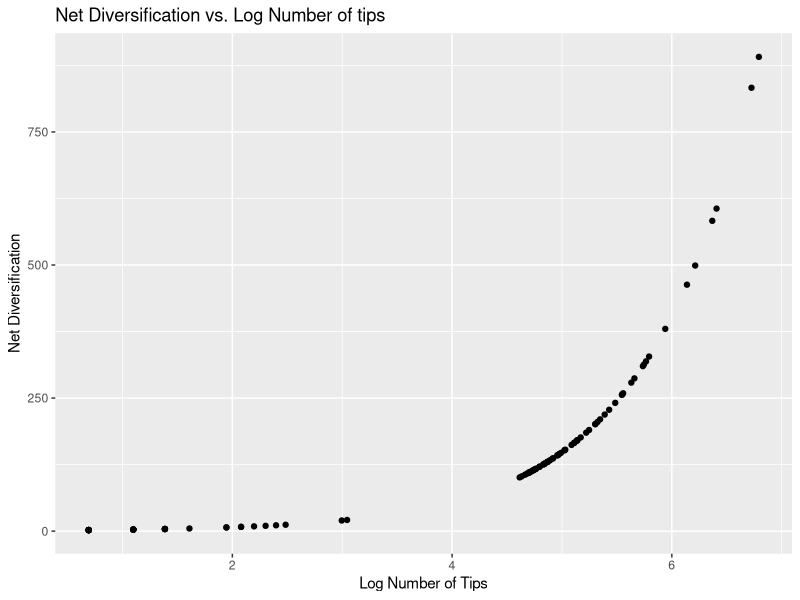
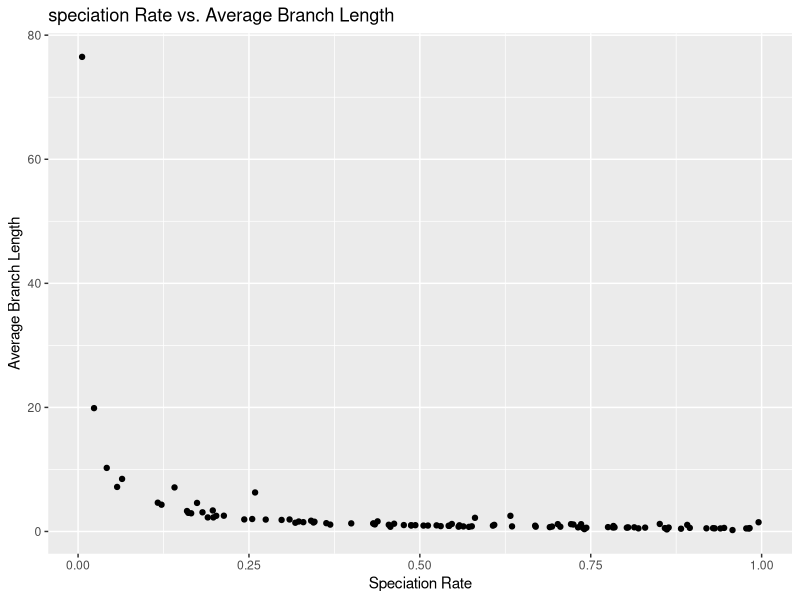
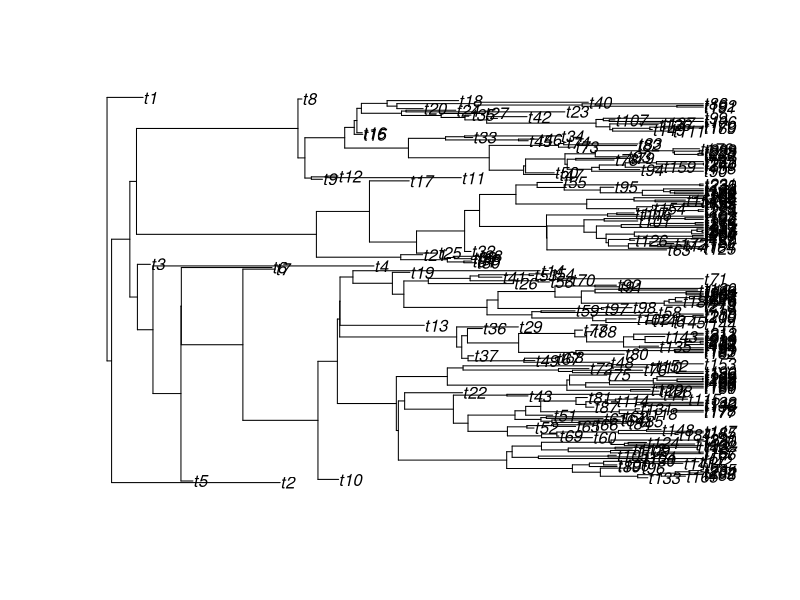
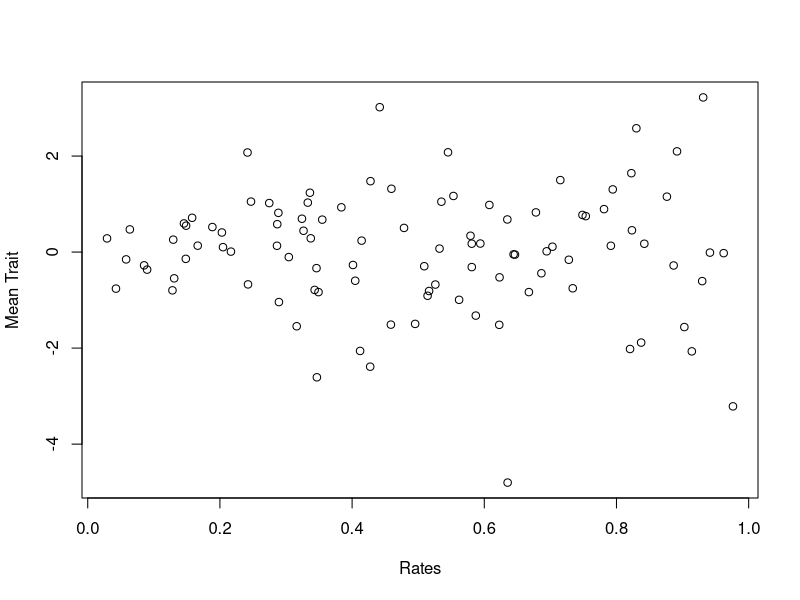
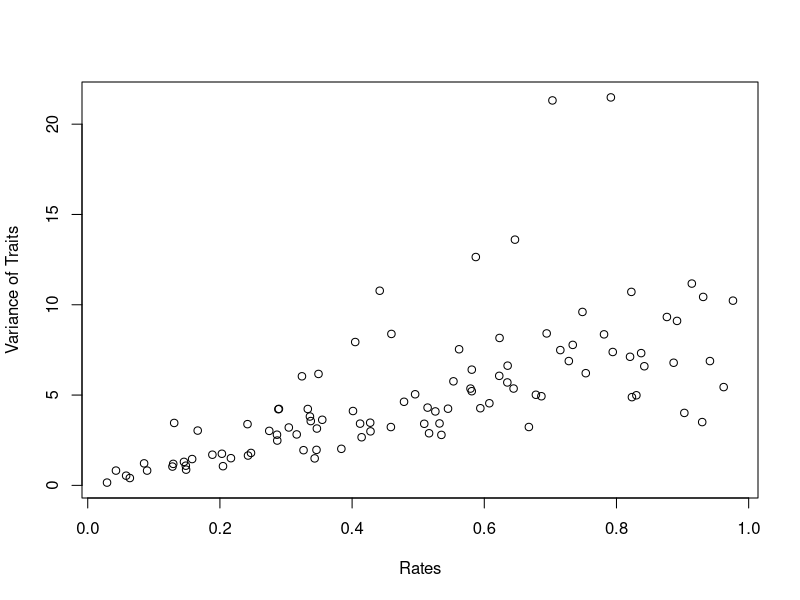
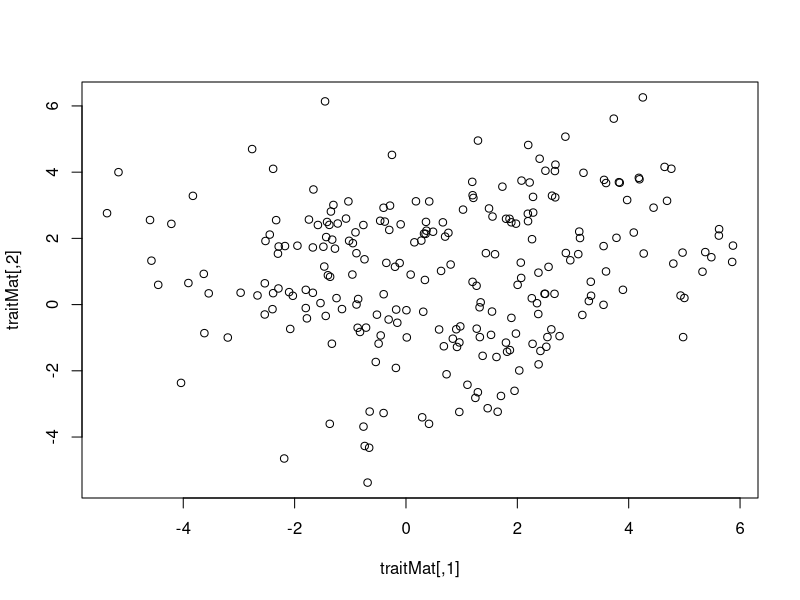
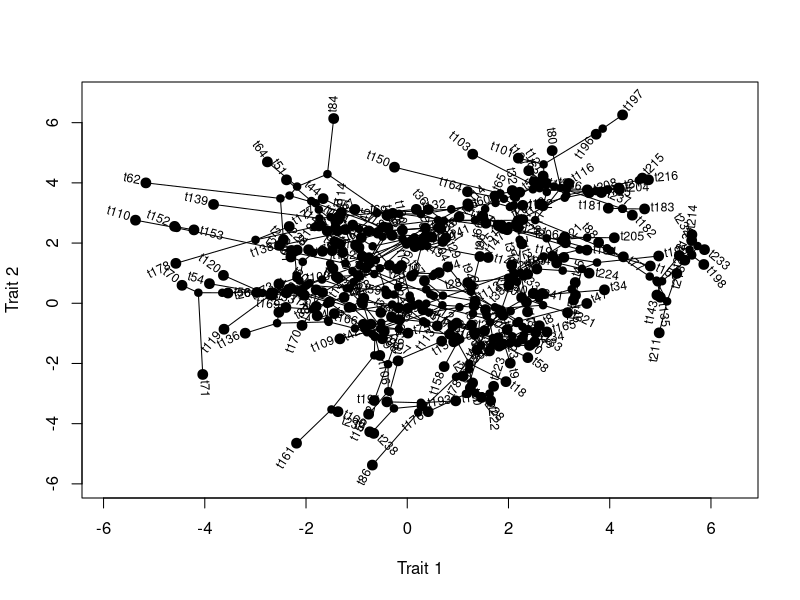

Recreate these plots in R, in order.
setwd('C:\\Users\\Jimmy\\Desktop\\Evolution\\Tasks\\Task_08')
library(phytools)
trees<-list()
births<-c()
Fractions<-c()
random<-c()
random2<-c()
treelist<-c()
for(i in 1:100){
  births[i]<-runif(1)
  Fractions[i]<-runif(1)
  trees[[i]]<-pbtree(n=100,b=births[i], d=births[i]*Fractions[i])
  random[[i]]<-births[i]
  random2[[i]]<-(Fractions[i])
  treelist[[i]]<-mean(trees[[i]]$edge.length)
}
div_rate<-sapply(trees,function(x) length(x$tip.label))
log_tips<-log(sapply(trees,function(x)length(x$tip.label)))
library(ggplot2)
ggplot(data=data.frame(div_rate,log_tips), aes(x=log_tips,y=div_rate))+
  geom_point()+
  xlab("Log Number of Tips")+
  ylab("Net Diversification")+
  ggtitle("Net Diversification vs. Log Number of tips")
dev.off()
speciation_rate<-sapply(births,function(x)x)
avg_branchlength<-sapply(trees,function(x) mean(x$edge.length,na.rm=TRUE))
ggplot(data=data.frame(speciation_rate,avg_branchlength), aes(x=speciation_rate,y=avg_branchlength))+
  geom_point()+
  xlab("Speciation Rate")+
  ylab("Average Branch Length")+
  ggtitle("speciation Rate vs. Average Branch Length")
dev.off()
cor(speciation_rate,avg_branchlength)
largest_tree<-trees[[which.max(sapply(trees,length))]]
Tree<-largest_tree
plot(Tree)
dev.off()
rates<-c()
traits<-list()
for(i in 1:100){
  rates[i]<-runif(1)
  traits[[i]]<-fastBM(tree=Tree,sig2=rates[i])
}
mean_traits<-sapply(traits,mean)
cor(mean_traits,rates)
plot(rates,mean_traits,xlab="Rates",ylab="Mean Trait")
dev.off()
var_traits<-sapply(traits,var)
cor(var_traits,rates)
plot(rates,var_traits,xlab="Rates",ylab="Variance of Traits")
dev.off()
cor(traits[[1]],traits[[2]])
traitMat<-cbind(traits[[1]],traits[[4]])
plot(traitMat)
dev.off()
phylomorphospace(Tree,traitMat,xlab="Trait 1",ylab="Trait 2")
dev.off()
